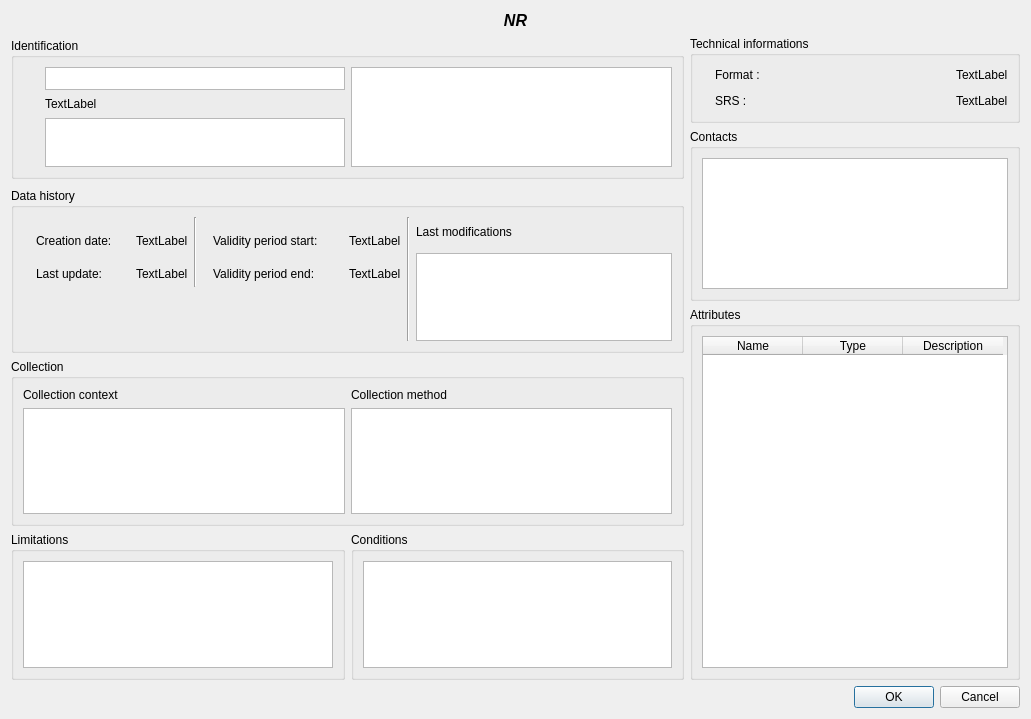
<?xml version='1.0' encoding='utf-8'?>
<ui version="4.0">
 <class>MetadataDetails</class>
 <widget class="QDialog" name="MetadataDetails">
  <property name="geometry">
   <rect>
    <x>0</x>
    <y>0</y>
    <width>1031</width>
    <height>719</height>
   </rect>
  </property>
  <property name="windowTitle">
   <string>Isogeo Metadata</string>
  </property>
  <layout class="QGridLayout" name="gridLayout_6">
   <item colspan="2" column="0" row="0">
    <widget class="QLabel" name="lbl_title">
     <property name="font">
      <font>
       <pointsize>12</pointsize>
       <weight>75</weight>
       <bold>true</bold>
      </font>
     </property>
     <property name="text">
      <string>&lt;html&gt;&lt;head/&gt;&lt;body&gt;&lt;p&gt;&lt;span style=" font-style:italic;"&gt;NR&lt;/span&gt;&lt;/p&gt;&lt;/body&gt;&lt;/html&gt;</string>
     </property>
     <property name="textFormat">
      <enum>Qt::AutoText</enum>
     </property>
     <property name="alignment">
      <set>Qt::AlignCenter</set>
     </property>
     <property name="wordWrap">
      <bool>true</bool>
     </property>
    </widget>
   </item>
   <item column="0" row="1" rowspan="2">
    <widget class="QGroupBox" name="grp_ident">
     <property name="sizePolicy">
      <sizepolicy hsizetype="Preferred" vsizetype="Preferred">
       <horstretch>0</horstretch>
       <verstretch>0</verstretch>
      </sizepolicy>
     </property>
     <property name="minimumSize">
      <size>
       <width>0</width>
       <height>0</height>
      </size>
     </property>
     <property name="maximumSize">
      <size>
       <width>16777215</width>
       <height>141</height>
      </size>
     </property>
     <property name="title">
      <string>Identification</string>
     </property>
     <layout class="QGridLayout" name="gridLayout_3">
      <item column="0" row="0">
       <layout class="QHBoxLayout" name="horizontalLayout_4">
        <item>
         <layout class="QVBoxLayout" name="verticalLayout">
          <item>
           <layout class="QHBoxLayout" name="horizontalLayout">
            <item>
             <widget class="QLabel" name="lbl_owner">
              <property name="minimumSize">
               <size>
                <width>16</width>
                <height>16</height>
               </size>
              </property>
              <property name="maximumSize">
               <size>
                <width>20</width>
                <height>20</height>
               </size>
              </property>
              <property name="text">
               <string />
              </property>
              <property name="pixmap">
               <pixmap resource="../../resources.qrc">:/plugins/Isogeo/resources/users.svg</pixmap>
              </property>
              <property name="scaledContents">
               <bool>true</bool>
              </property>
             </widget>
            </item>
            <item>
             <widget class="QTextEdit" name="val_owner">
              <property name="maximumSize">
               <size>
                <width>16777215</width>
                <height>23</height>
               </size>
              </property>
              <property name="verticalScrollBarPolicy">
               <enum>Qt::ScrollBarAlwaysOff</enum>
              </property>
              <property name="horizontalScrollBarPolicy">
               <enum>Qt::ScrollBarAlwaysOff</enum>
              </property>
              <property name="readOnly">
               <bool>true</bool>
              </property>
             </widget>
            </item>
           </layout>
          </item>
          <item>
           <layout class="QHBoxLayout" name="horizontalLayout_2">
            <item>
             <widget class="QLabel" name="lbl_keywords">
              <property name="minimumSize">
               <size>
                <width>16</width>
                <height>16</height>
               </size>
              </property>
              <property name="maximumSize">
               <size>
                <width>16</width>
                <height>16</height>
               </size>
              </property>
              <property name="text">
               <string />
              </property>
              <property name="pixmap">
               <pixmap resource="../../resources.qrc">:/plugins/Isogeo/resources/tag.svg</pixmap>
              </property>
              <property name="scaledContents">
               <bool>true</bool>
              </property>
              <property name="wordWrap">
               <bool>false</bool>
              </property>
             </widget>
            </item>
            <item>
             <widget class="QLabel" name="val_keywords">
              <property name="text">
               <string>TextLabel</string>
              </property>
             </widget>
            </item>
           </layout>
          </item>
          <item>
           <layout class="QHBoxLayout" name="horizontalLayout_3">
            <item>
             <widget class="QLabel" name="lbl_inspire_themes">
              <property name="minimumSize">
               <size>
                <width>16</width>
                <height>16</height>
               </size>
              </property>
              <property name="maximumSize">
               <size>
                <width>16</width>
                <height>16</height>
               </size>
              </property>
              <property name="text">
               <string />
              </property>
              <property name="pixmap">
               <pixmap resource="../../resources.qrc">:/plugins/Isogeo/resources/leaf.svg</pixmap>
              </property>
              <property name="scaledContents">
               <bool>true</bool>
              </property>
             </widget>
            </item>
            <item>
             <widget class="QTextEdit" name="val_inspire_themes">
              <property name="maximumSize">
               <size>
                <width>16777215</width>
                <height>16777215</height>
               </size>
              </property>
              <property name="readOnly">
               <bool>true</bool>
              </property>
             </widget>
            </item>
           </layout>
          </item>
         </layout>
        </item>
        <item>
         <widget class="QTextEdit" name="val_abstract">
          <property name="horizontalScrollBarPolicy">
           <enum>Qt::ScrollBarAlwaysOff</enum>
          </property>
          <property name="readOnly">
           <bool>true</bool>
          </property>
         </widget>
        </item>
       </layout>
      </item>
     </layout>
    </widget>
   </item>
   <item column="1" row="1">
    <widget class="QGroupBox" name="grp_technic">
     <property name="maximumSize">
      <size>
       <width>16777215</width>
       <height>16777215</height>
      </size>
     </property>
     <property name="title">
      <string>Technical informations</string>
     </property>
     <layout class="QGridLayout" name="gridLayout_4">
      <item column="0" row="0">
       <layout class="QVBoxLayout" name="verticalLayout_2">
        <item>
         <layout class="QHBoxLayout" name="horizontalLayout_5">
          <item>
           <widget class="QLabel" name="label_6">
            <property name="maximumSize">
             <size>
              <width>16</width>
              <height>16</height>
             </size>
            </property>
            <property name="text">
             <string />
            </property>
            <property name="pixmap">
             <pixmap resource="../../resources.qrc">:/plugins/Isogeo/resources/cube.svg</pixmap>
            </property>
            <property name="scaledContents">
             <bool>true</bool>
            </property>
           </widget>
          </item>
          <item>
           <widget class="QLabel" name="lbl_format">
            <property name="text">
             <string>Format :</string>
            </property>
           </widget>
          </item>
          <item>
           <spacer name="horizontalSpacer">
            <property name="orientation">
             <enum>Qt::Horizontal</enum>
            </property>
            <property name="sizeHint" stdset="0">
             <size>
              <width>40</width>
              <height>20</height>
             </size>
            </property>
           </spacer>
          </item>
          <item>
           <widget class="QLabel" name="val_format">
            <property name="text">
             <string>TextLabel</string>
            </property>
           </widget>
          </item>
         </layout>
        </item>
        <item>
         <layout class="QHBoxLayout" name="horizontalLayout_6">
          <item>
           <widget class="QLabel" name="label_7">
            <property name="maximumSize">
             <size>
              <width>16</width>
              <height>16</height>
             </size>
            </property>
            <property name="text">
             <string />
            </property>
            <property name="pixmap">
             <pixmap resource="../../resources.qrc">:/plugins/Isogeo/resources/globe.svg</pixmap>
            </property>
            <property name="scaledContents">
             <bool>true</bool>
            </property>
           </widget>
          </item>
          <item>
           <widget class="QLabel" name="lbl_srs">
            <property name="text">
             <string>SRS :</string>
            </property>
           </widget>
          </item>
          <item>
           <spacer name="horizontalSpacer_2">
            <property name="orientation">
             <enum>Qt::Horizontal</enum>
            </property>
            <property name="sizeHint" stdset="0">
             <size>
              <width>40</width>
              <height>20</height>
             </size>
            </property>
           </spacer>
          </item>
          <item>
           <widget class="QLabel" name="val_srs">
            <property name="text">
             <string>TextLabel</string>
            </property>
           </widget>
          </item>
         </layout>
        </item>
       </layout>
      </item>
     </layout>
    </widget>
   </item>
   <item column="1" row="2" rowspan="2">
    <widget class="QgsCollapsibleGroupBox" name="grp_contacts">
     <property name="minimumSize">
      <size>
       <width>301</width>
       <height>0</height>
      </size>
     </property>
     <property name="maximumSize">
      <size>
       <width>16777215</width>
       <height>16777215</height>
      </size>
     </property>
     <property name="title">
      <string>Contacts</string>
     </property>
     <property name="checkable">
      <bool>false</bool>
     </property>
     <layout class="QGridLayout" name="gridLayout_2">
      <item column="0" row="0">
       <widget class="QTextEdit" name="val_contact">
        <property name="readOnly">
         <bool>true</bool>
        </property>
       </widget>
      </item>
     </layout>
    </widget>
   </item>
   <item column="0" row="3" rowspan="2">
    <widget class="QGroupBox" name="grp_history">
     <property name="minimumSize">
      <size>
       <width>0</width>
       <height>0</height>
      </size>
     </property>
     <property name="title">
      <string>Data history</string>
     </property>
     <layout class="QGridLayout" name="gridLayout_5">
      <item colspan="2" column="1" row="0" rowspan="3">
       <widget class="Line" name="line">
        <property name="orientation">
         <enum>Qt::Vertical</enum>
        </property>
       </widget>
      </item>
      <item column="3" row="0" rowspan="4">
       <widget class="Line" name="line_4">
        <property name="orientation">
         <enum>Qt::Vertical</enum>
        </property>
       </widget>
      </item>
      <item column="4" row="0" rowspan="2">
       <widget class="QLabel" name="label">
        <property name="text">
         <string>Last modifications</string>
        </property>
       </widget>
      </item>
      <item column="0" row="1" rowspan="2">
       <layout class="QVBoxLayout" name="verticalLayout_3">
        <item>
         <layout class="QHBoxLayout" name="horizontalLayout_7">
          <item>
           <widget class="QLabel" name="label_2">
            <property name="maximumSize">
             <size>
              <width>16</width>
              <height>16</height>
             </size>
            </property>
            <property name="text">
             <string />
            </property>
            <property name="pixmap">
             <pixmap resource="../../resources.qrc">:/plugins/Isogeo/resources/calendar-o.svg</pixmap>
            </property>
            <property name="scaledContents">
             <bool>true</bool>
            </property>
           </widget>
          </item>
          <item>
           <widget class="QLabel" name="lbl_data_crea">
            <property name="text">
             <string>Creation date:</string>
            </property>
           </widget>
          </item>
          <item>
           <spacer name="horizontalSpacer_5">
            <property name="orientation">
             <enum>Qt::Horizontal</enum>
            </property>
            <property name="sizeHint" stdset="0">
             <size>
              <width>18</width>
              <height>20</height>
             </size>
            </property>
           </spacer>
          </item>
          <item>
           <widget class="QLabel" name="val_data_crea">
            <property name="text">
             <string>TextLabel</string>
            </property>
           </widget>
          </item>
         </layout>
        </item>
        <item>
         <layout class="QHBoxLayout" name="horizontalLayout_8">
          <item>
           <widget class="QLabel" name="label_3">
            <property name="maximumSize">
             <size>
              <width>16</width>
              <height>16</height>
             </size>
            </property>
            <property name="text">
             <string />
            </property>
            <property name="pixmap">
             <pixmap resource="../../resources.qrc">:/plugins/Isogeo/resources/calendar.svg</pixmap>
            </property>
            <property name="scaledContents">
             <bool>true</bool>
            </property>
           </widget>
          </item>
          <item>
           <widget class="QLabel" name="lbl_data_updt">
            <property name="text">
             <string>Last update:</string>
            </property>
           </widget>
          </item>
          <item>
           <spacer name="horizontalSpacer_6">
            <property name="orientation">
             <enum>Qt::Horizontal</enum>
            </property>
            <property name="sizeHint" stdset="0">
             <size>
              <width>13</width>
              <height>20</height>
             </size>
            </property>
           </spacer>
          </item>
          <item>
           <widget class="QLabel" name="val_data_updt">
            <property name="text">
             <string>TextLabel</string>
            </property>
           </widget>
          </item>
         </layout>
        </item>
       </layout>
      </item>
      <item column="2" row="1" rowspan="2">
       <layout class="QVBoxLayout" name="verticalLayout_4">
        <item>
         <layout class="QHBoxLayout" name="horizontalLayout_9">
          <item>
           <widget class="QLabel" name="label_4">
            <property name="maximumSize">
             <size>
              <width>16</width>
              <height>16</height>
             </size>
            </property>
            <property name="text">
             <string />
            </property>
            <property name="pixmap">
             <pixmap resource="../../resources.qrc">:/plugins/Isogeo/resources/calendar-o.svg</pixmap>
            </property>
            <property name="scaledContents">
             <bool>true</bool>
            </property>
           </widget>
          </item>
          <item>
           <widget class="QLabel" name="lbl_valid_start">
            <property name="text">
             <string>Validity period start:</string>
            </property>
           </widget>
          </item>
          <item>
           <spacer name="horizontalSpacer_3">
            <property name="orientation">
             <enum>Qt::Horizontal</enum>
            </property>
            <property name="sizeHint" stdset="0">
             <size>
              <width>13</width>
              <height>20</height>
             </size>
            </property>
           </spacer>
          </item>
          <item>
           <widget class="QLabel" name="val_valid_start">
            <property name="text">
             <string>TextLabel</string>
            </property>
           </widget>
          </item>
         </layout>
        </item>
        <item>
         <layout class="QHBoxLayout" name="horizontalLayout_10">
          <item>
           <widget class="QLabel" name="label_5">
            <property name="maximumSize">
             <size>
              <width>16</width>
              <height>16</height>
             </size>
            </property>
            <property name="text">
             <string />
            </property>
            <property name="pixmap">
             <pixmap resource="../../resources.qrc">:/plugins/Isogeo/resources/calendar.svg</pixmap>
            </property>
            <property name="scaledContents">
             <bool>true</bool>
            </property>
           </widget>
          </item>
          <item>
           <widget class="QLabel" name="lbl_valid_end">
            <property name="text">
             <string>Validity period end:</string>
            </property>
           </widget>
          </item>
          <item>
           <spacer name="horizontalSpacer_4">
            <property name="orientation">
             <enum>Qt::Horizontal</enum>
            </property>
            <property name="sizeHint" stdset="0">
             <size>
              <width>28</width>
              <height>20</height>
             </size>
            </property>
           </spacer>
          </item>
          <item>
           <widget class="QLabel" name="val_valid_end">
            <property name="text">
             <string>TextLabel</string>
            </property>
           </widget>
          </item>
         </layout>
        </item>
       </layout>
      </item>
      <item column="4" row="2" rowspan="2">
       <widget class="QListWidget" name="list_events">
        <property name="minimumSize">
         <size>
          <width>215</width>
          <height>0</height>
         </size>
        </property>
        <property name="selectionRectVisible">
         <bool>true</bool>
        </property>
       </widget>
      </item>
      <item column="0" row="3">
       <spacer name="verticalSpacer">
        <property name="orientation">
         <enum>Qt::Vertical</enum>
        </property>
        <property name="sizeType">
         <enum>QSizePolicy::Fixed</enum>
        </property>
        <property name="sizeHint" stdset="0">
         <size>
          <width>20</width>
          <height>48</height>
         </size>
        </property>
       </spacer>
      </item>
     </layout>
     <zorder>line</zorder>
     <zorder>list_events</zorder>
     <zorder>label</zorder>
     <zorder>line_4</zorder>
     <zorder>verticalSpacer</zorder>
    </widget>
   </item>
   <item column="1" row="4" rowspan="3">
    <widget class="QGroupBox" name="grp_fields">
     <property name="title">
      <string>Attributes</string>
     </property>
     <layout class="QGridLayout" name="gridLayout">
      <item column="0" row="0">
       <widget class="QTableWidget" name="tbl_attributes">
        <property name="sortingEnabled">
         <bool>true</bool>
        </property>
        <column>
         <property name="text">
          <string>Name</string>
         </property>
        </column>
        <column>
         <property name="text">
          <string>Type</string>
         </property>
        </column>
        <column>
         <property name="text">
          <string>Description</string>
         </property>
        </column>
       </widget>
      </item>
     </layout>
    </widget>
   </item>
   <item column="0" row="5">
    <widget class="QGroupBox" name="groupBox">
     <property name="title">
      <string>Collection</string>
     </property>
     <layout class="QGridLayout" name="gridLayout_8">
      <item column="0" row="0">
       <widget class="QLabel" name="lbl_context">
        <property name="text">
         <string>Collection context</string>
        </property>
       </widget>
      </item>
      <item column="1" row="0">
       <widget class="QLabel" name="lbl_method">
        <property name="text">
         <string>Collection method</string>
        </property>
       </widget>
      </item>
      <item column="0" row="1">
       <widget class="QTextEdit" name="val_context">
        <property name="minimumSize">
         <size>
          <width>271</width>
          <height>0</height>
         </size>
        </property>
        <property name="readOnly">
         <bool>true</bool>
        </property>
       </widget>
      </item>
      <item column="1" row="1">
       <widget class="QTextEdit" name="val_method">
        <property name="minimumSize">
         <size>
          <width>271</width>
          <height>0</height>
         </size>
        </property>
        <property name="readOnly">
         <bool>true</bool>
        </property>
       </widget>
      </item>
     </layout>
    </widget>
   </item>
   <item column="0" row="6">
    <layout class="QHBoxLayout" name="horizontalLayout_20">
     <item>
      <widget class="QGroupBox" name="grp_limitations">
       <property name="title">
        <string>Limitations</string>
       </property>
       <layout class="QGridLayout" name="gridLayout_7">
        <item column="0" row="0">
         <widget class="QTextEdit" name="val_limitations">
          <property name="readOnly">
           <bool>true</bool>
          </property>
         </widget>
        </item>
       </layout>
      </widget>
     </item>
     <item>
      <widget class="QGroupBox" name="grp_conditions">
       <property name="title">
        <string>Conditions</string>
       </property>
       <layout class="QGridLayout" name="gridLayout_9">
        <item column="0" row="0">
         <widget class="QTextEdit" name="val_conditions">
          <property name="readOnly">
           <bool>true</bool>
          </property>
         </widget>
        </item>
       </layout>
      </widget>
     </item>
    </layout>
   </item>
   <item column="1" row="7">
    <widget class="QDialogButtonBox" name="buttonBox">
     <property name="orientation">
      <enum>Qt::Horizontal</enum>
     </property>
     <property name="standardButtons">
      <set>QDialogButtonBox::Cancel|QDialogButtonBox::Ok</set>
     </property>
    </widget>
   </item>
  </layout>
 </widget>
 <customwidgets>
  <customwidget>
   <class>QgsCollapsibleGroupBox</class>
   <extends>QGroupBox</extends>
   <header>qgis.gui</header>
   <container>1</container>
  </customwidget>
 </customwidgets>
 <connections>
  <connection>
   <sender>buttonBox</sender>
   <signal>accepted()</signal>
   <receiver>MetadataDetails</receiver>
   <slot>accept()</slot>
   <hints>
    <hint type="sourcelabel">
     <x>248</x>
     <y>254</y>
    </hint>
    <hint type="destinationlabel">
     <x>157</x>
     <y>274</y>
    </hint>
   </hints>
  </connection>
  <connection>
   <sender>buttonBox</sender>
   <signal>rejected()</signal>
   <receiver>MetadataDetails</receiver>
   <slot>reject()</slot>
   <hints>
    <hint type="sourcelabel">
     <x>316</x>
     <y>260</y>
    </hint>
    <hint type="destinationlabel">
     <x>286</x>
     <y>274</y>
    </hint>
   </hints>
  </connection>
 </connections>
</ui>
